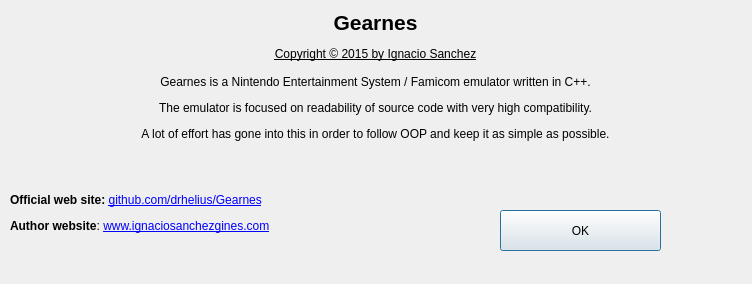
<?xml version="1.0" encoding="UTF-8"?>
<ui version="4.0">
 <class>About</class>
 <widget class="QDialog" name="About">
  <property name="geometry">
   <rect>
    <x>0</x>
    <y>0</y>
    <width>752</width>
    <height>284</height>
   </rect>
  </property>
  <property name="windowTitle">
   <string>Dialog</string>
  </property>
  <widget class="QLabel" name="label">
   <property name="geometry">
    <rect>
     <x>10</x>
     <y>10</y>
     <width>731</width>
     <height>261</height>
    </rect>
   </property>
   <property name="text">
    <string>&lt;html&gt;&lt;head/&gt;&lt;body&gt;&lt;p align=&quot;center&quot;&gt;&lt;span style=&quot; font-size:16pt; font-weight:600;&quot;&gt;Gearnes&lt;/span&gt;&lt;/p&gt;&lt;p align=&quot;center&quot;&gt;&lt;span style=&quot; text-decoration: underline;&quot;&gt;Copyright © 2015 by Ignacio Sanchez&lt;/span&gt;&lt;br/&gt;&lt;br/&gt;Gearnes is a Nintendo Entertainment System / Famicom emulator written in C++.&lt;/p&gt;&lt;p align=&quot;center&quot;&gt;The emulator is focused on readability of source code with very high compatibility.&lt;/p&gt;&lt;p align=&quot;center&quot;&gt;A lot of effort has gone into this in order to follow OOP and keep it as simple as possible.&lt;/p&gt;&lt;p&gt;&lt;br/&gt;&lt;/p&gt;&lt;p&gt;&lt;span style=&quot; font-weight:600;&quot;&gt;Official web site: &lt;/span&gt;&lt;a href=&quot;https://github.com/drhelius/Gearnes&quot;&gt;&lt;span style=&quot; text-decoration: underline; color:#0000ff;&quot;&gt;github.com/drhelius/Gearnes&lt;/span&gt;&lt;/a&gt;&lt;/p&gt;&lt;p&gt;&lt;span style=&quot; font-weight:600;&quot;&gt;Author website&lt;/span&gt;: &lt;a href=&quot;http://www.ignaciosanchezgines.com&quot;&gt;&lt;span style=&quot; text-decoration: underline; color:#0000ff;&quot;&gt;www.ignaciosanchezgines.com&lt;/span&gt;&lt;/a&gt;&lt;/p&gt;&lt;/body&gt;&lt;/html&gt;</string>
   </property>
   <property name="textFormat">
    <enum>Qt::RichText</enum>
   </property>
   <property name="alignment">
    <set>Qt::AlignLeading|Qt::AlignLeft|Qt::AlignTop</set>
   </property>
   <property name="openExternalLinks">
    <bool>true</bool>
   </property>
  </widget>
  <widget class="QPushButton" name="okButton">
   <property name="geometry">
    <rect>
     <x>500</x>
     <y>210</y>
     <width>161</width>
     <height>41</height>
    </rect>
   </property>
   <property name="text">
    <string>OK</string>
   </property>
  </widget>
 </widget>
 <resources/>
 <connections>
  <connection>
   <sender>okButton</sender>
   <signal>clicked()</signal>
   <receiver>About</receiver>
   <slot>accept()</slot>
   <hints>
    <hint type="sourcelabel">
     <x>278</x>
     <y>253</y>
    </hint>
    <hint type="destinationlabel">
     <x>96</x>
     <y>254</y>
    </hint>
   </hints>
  </connection>
 </connections>
</ui>
